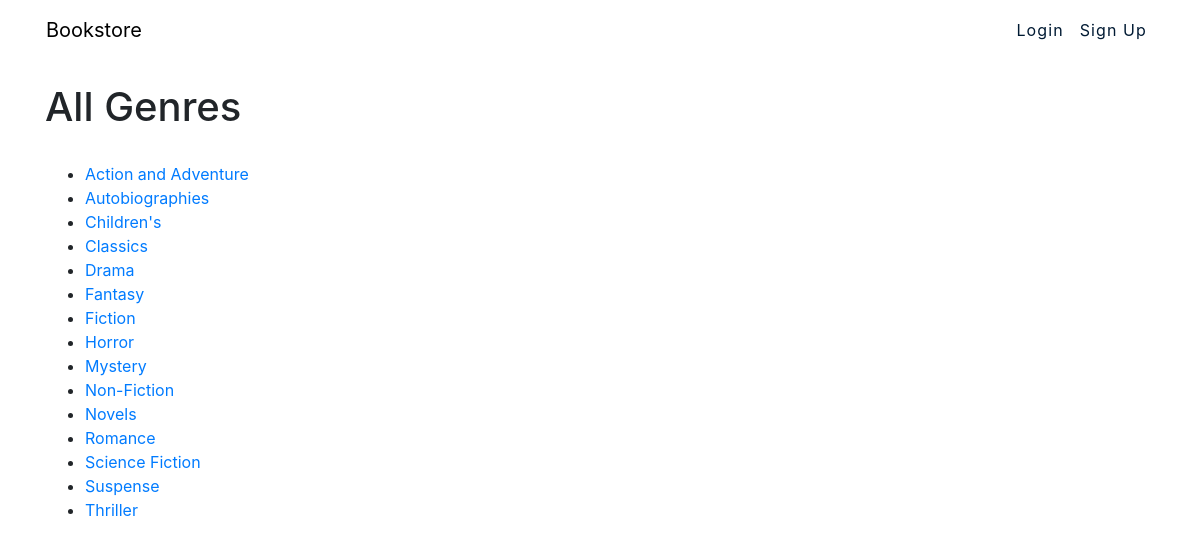
Page /books/genres/ on the committed database.
### books/models.py (models this page shows, shortened)
class Genre(models.Model):
    name = models.CharField(max_length=200)
    class Meta:
        ordering = ['name']

### books/views.py (the view)
def book_genre(request):
    genre_list = Genre.objects.all()
    context = {'genres': genre_list}
    return render(request, 'book_genre_list.html', context)

### books/templates/book_genre_list.html (shortened to what this page needs)
{% extends "layout.html" %}
{% load static %}
{% block content %}
    <div class="container">
      <h1 class="mb-6" style="padding-top: 25px;padding-bottom: 25px;">All Genres</h1>
      {% if genres %}
          <ul>
              {% for genre in genres %}
                <li><a href="/books/genres/{{ genre.id }}/">{{ genre.name }}</a></li>
              {% endfor %}
          </ul>
      {% else %}
          <strong>There are no genres present.</strong>
      {% endif %}
    </div>
{% endblock %}

### rows in the picture
Genre: name "Action and Adventure"
Genre: name "Autobiographies"
Genre: name "Children's"
Genre: name "Classics"
Genre: name "Drama"
Genre: name "Fantasy"
Genre: name "Fiction"
Genre: name "Horror"
Genre: name "Mystery"
Genre: name "Non-Fiction"
Genre: name "Novels"
Genre: name "Romance"
Genre: name "Science Fiction"
Genre: name "Suspense"
Genre: name "Thriller"
